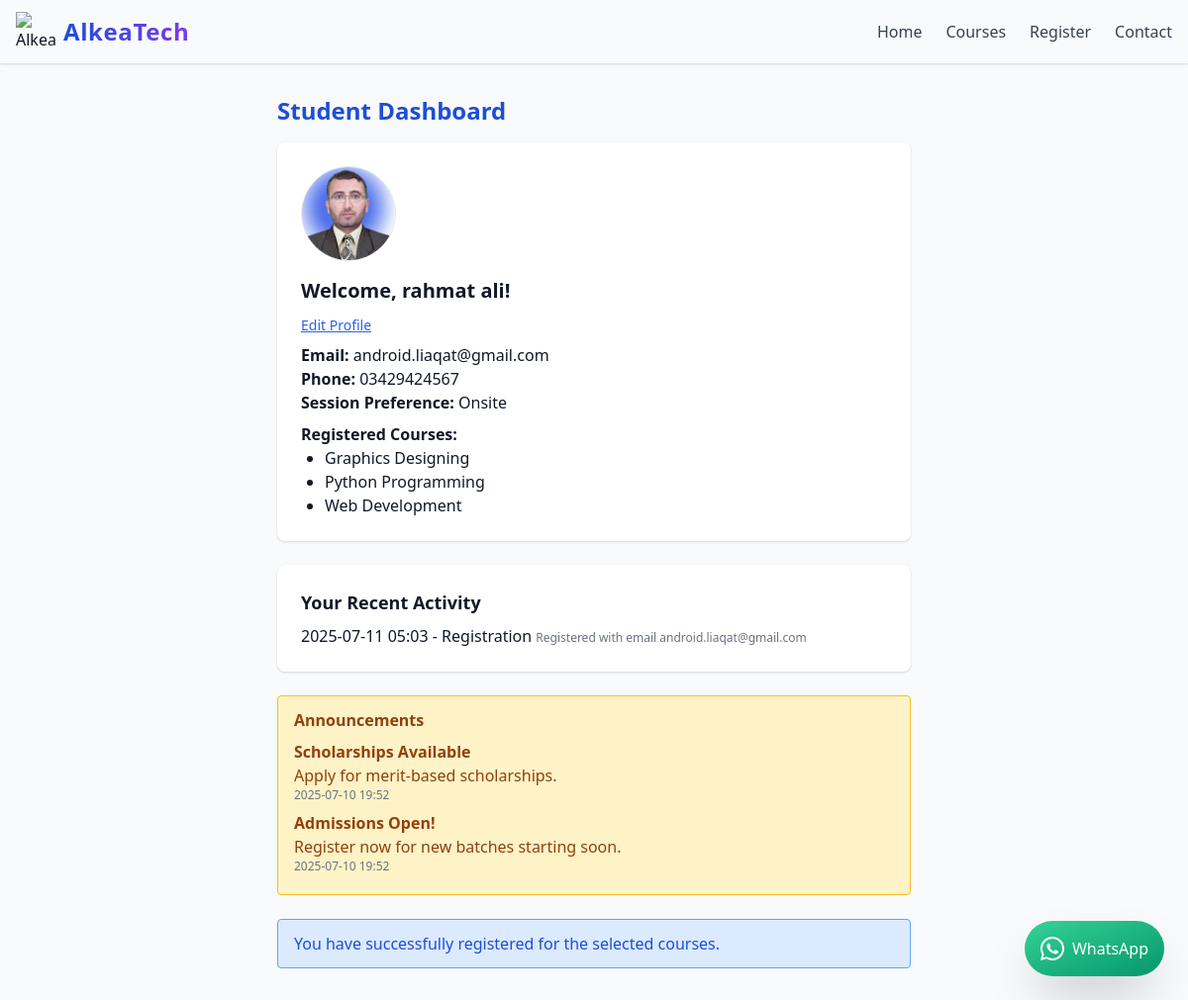
The page /student/dashboard/ (signed in) on the database its author committed.
### core/models.py (models this page shows, shortened)
class Student(models.Model):
    EDUCATION_LEVELS = [
        ('Master', 'Master'),
        ('Bachelor', 'Bachelor'),
        ('Intermediate', 'Intermediate'),
        ('Matric', 'Matric'),
        ('Other', 'Other'),
    ]
    profile_pic = models.ImageField(upload_to='students/', blank=True, null=True)
    name = models.CharField(max_length=100)
    father_name = models.CharField(max_length=100, blank=True)
    phone = models.CharField(max_length=20)
    email = models.EmailField()
    address = models.CharField(max_length=255, blank=True)
    father_phone = models.CharField(max_length=20, blank=True)
    education = models.CharField(max_length=20, choices=EDUCATION_LEVELS, blank=True)
    last_degree = models.CharField(max_length=100, blank=True)
    registered_courses = models.ManyToManyField(Course)
    session_pref = models.CharField(max_length=10, choices=[('Online', 'Online'), ('Onsite', 'Onsite')])
    password = models.CharField(max_length=128)
    is_verified = models.BooleanField(default=False)
    email_verification_token = models.CharField(max_length=128, blank=True, null=True)

class Course(models.Model):
    title = models.CharField(max_length=100)
    description = models.TextField()
    image = models.ImageField(upload_to='courses/')
    duration = models.CharField(max_length=50)
    fee = models.CharField(max_length=50)
    mode = models.CharField(
        max_length=20,
        choices=[('Online', 'Online'), ('Onsite', 'Onsite'), ('Online/Onsite', 'Online/Onsite')]
    )

class ActivityLog(models.Model):
    student = models.ForeignKey(Student, on_delete=models.CASCADE, related_name='activity_logs')
    action = models.CharField(max_length=100)
    details = models.TextField(blank=True)
    created = models.DateTimeField(auto_now_add=True)

class StudentNotification(models.Model):
    title = models.CharField(max_length=200)
    body = models.TextField()
    created = models.DateTimeField(auto_now_add=True)
    is_active = models.BooleanField(default=True)

### core/views.py (the view)
# urls.py: path('student/dashboard/', student_dashboard, name='student_dashboard'),
def student_dashboard(request):
    student_id = request.session.get('student_id')
    student = None
    messages_list = []
    activity_logs = []
    completions = []
    notifications = []
    if student_id:
        try:
            student = Student.objects.get(id=student_id)
            messages_list = Message.objects.filter(recipient=student).order_by('-created')
            Message.objects.filter(recipient=student, is_read=False).update(is_read=True)
            activity_logs = ActivityLog.objects.filter(student=student).order_by('-created')[:10]
            completions = CourseCompletion.objects.filter(student=student, certificate_pdf__isnull=False)
            from .models import StudentNotification
            notifications = StudentNotification.objects.filter(is_active=True).order_by('-created')
        except Student.DoesNotExist:
            student = None
    return render(request, "core/student_dashboard.html", {"student": student, "messages_list": messages_list, "activity_logs": activity_logs, "completions": completions, "notifications": notifications})

### core/templates/core/student_dashboard.html (shortened to what this page needs)
{% extends 'core/base.html' %}
{% load static %}
{% block body_class %}bg-gray-50 text-gray-900{% endblock %}
{% block nav_links %}
<a href="/" class="text-gray-700 hover:text-blue-700 font-medium">Home</a>
<a href="/courses/" class="text-gray-700 hover:text-blue-700 font-medium">Courses</a>
<a href="/register/" class="text-gray-700 hover:text-blue-700 font-medium">Register</a>
<a href="/contact/" class="text-gray-700 hover:text-blue-700 font-medium">Contact</a>
{% endblock %}
{% block main_class %}max-w-2xl mx-auto px-4 py-8 min-h-screen{% endblock %}
{% block content %}
    <h2 class="text-2xl font-bold text-blue-700 mb-4">Student Dashboard</h2>
    {% if student %}
    <div class="bg-white rounded-lg shadow p-6 mb-6">
        {% if student.profile_pic %}
        <img src="{{ student.profile_pic.url }}" alt="Profile Picture" class="h-24 w-24 rounded-full object-cover mb-4 border"/>
        {% endif %}
        <h3 class="text-xl font-semibold mb-2">Welcome, {{ student.name }}!</h3>
        <a href="/student/profile/edit/" class="text-blue-600 underline text-sm mb-2 inline-block">Edit Profile</a>
        <p><b>Email:</b> {{ student.email }}</p>
        <p><b>Phone:</b> {{ student.phone }}</p>
        <p><b>Session Preference:</b> {{ student.session_pref }}</p>
        <div class="mt-2">
            <b>Registered Courses:</b>
            <ul class="list-disc ml-6">
                {% for course in student.registered_courses.all %}
                <li>{{ course.title }}</li>
                {% empty %}
                <li>No courses selected.</li>
                {% endfor %}
            </ul>
        </div>
    </div>
    {% if activity_logs %}
    <div class="bg-white rounded-lg shadow p-6 mb-6">
        <h4 class="text-lg font-semibold mb-2">Your Recent Activity</h4>
        <ul>
            {% for log in activity_logs %}
            <li>{{ log.created|date:"Y-m-d H:i" }} - {{ log.action }} <span class="text-xs text-gray-500">{{ log.details }}</span></li>
            {% endfor %}
        </ul>
    </div>
    {% endif %}
    {% if notifications %}
    <div class="bg-yellow-100 border border-yellow-400 text-yellow-800 px-4 py-3 rounded mb-6">
        <div class="font-semibold mb-2">Announcements</div>
        <ul>
            {% for n in notifications %}
            <li class="mb-2">
                <div class="font-bold">{{ n.title }}</div>
                <div>{{ n.body }}</div>
                <div class="text-xs text-gray-500">{{ n.created|date:"Y-m-d H:i" }}</div>
            </li>
            {% endfor %}
        </ul>
    </div>
    {% endif %}
    <div class="bg-blue-100 border border-blue-400 text-blue-700 px-4 py-3 rounded">You have successfully registered for the selected courses.</div>
    {% else %}
    <div class="bg-red-100 border border-red-400 text-red-700 px-4 py-3 rounded">No student information found. Please register first.</div>
    {% endif %}
{% endblock %}

### rows shown on the page
Student: profile_pic (picture), name "rahmat ali", email "android.liaqat@gmail.com", phone "03429424567", session_pref "Onsite"
Course: title "Graphics Designing"
Course: title "Python Programming"
Course: title "Web Development"
ActivityLog: created "2025-07-11 05:03", action "Registration", details "Registered with email android.liaqat@gmail.com"
StudentNotification: title "Scholarships Available", body "Apply for merit-based scholarships.", created "2025-07-10 19:52"
StudentNotification: title "Admissions Open!", body "Register now for new batches starting soon.", created "2025-07-10 19:52"
